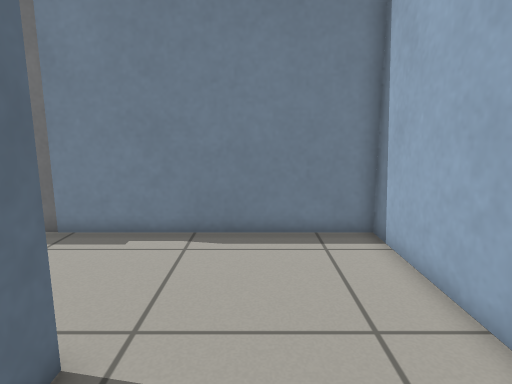
view 1 (above)

23 first-person views from a walk through a Gazebo world. The camera is 0.81 m above the floor, tilts 10° down and sees 75° across. The floor is counted in squares, 0.25 m on a side. Each view is taken from the middle of a square. On the plan, view 1 faces up. The plan holds only what a view shows up to about 20 squares ahead; the rest is blank.

view 2
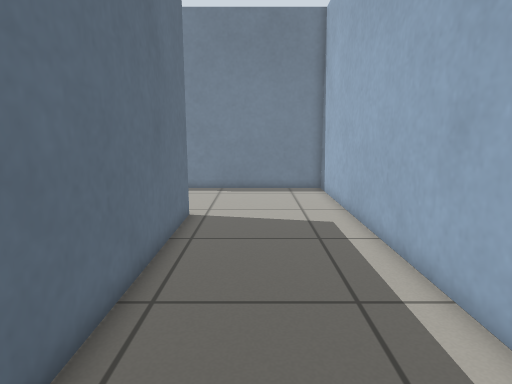

view 3
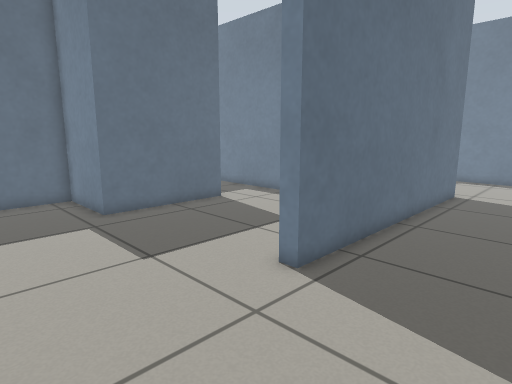

view 4
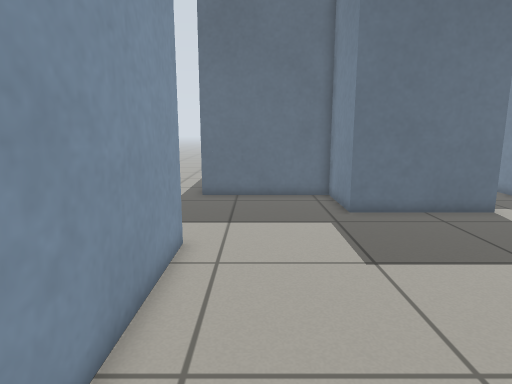

view 5
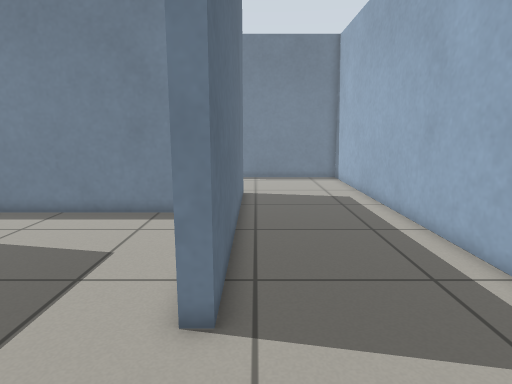

view 6
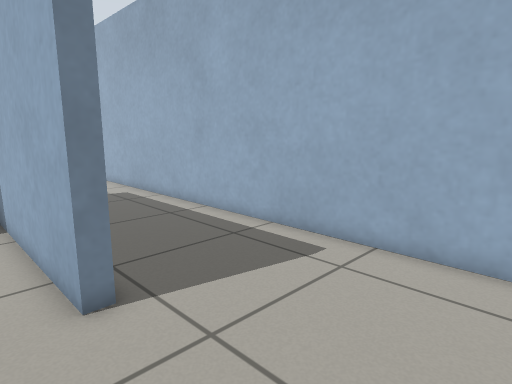

view 7
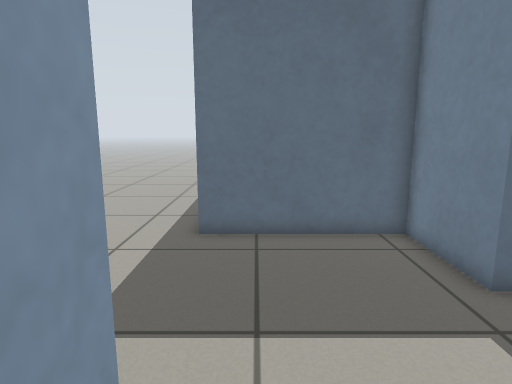

view 8
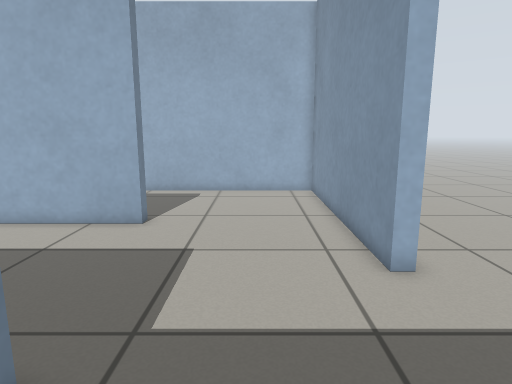

view 9
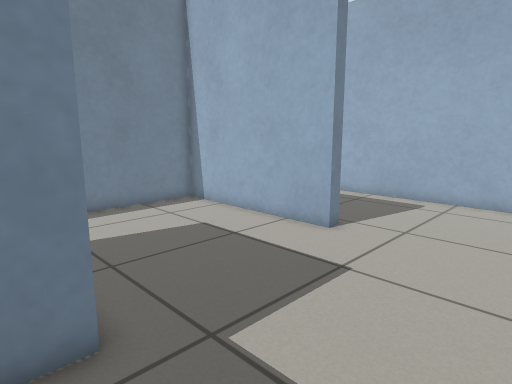

view 10
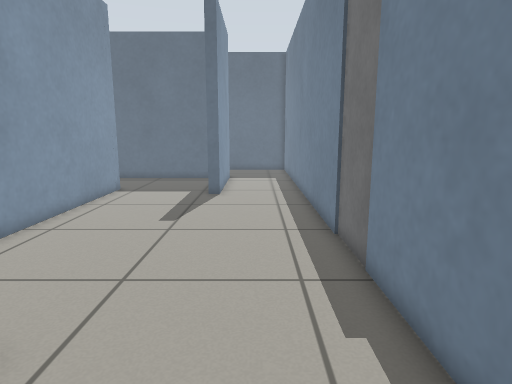

view 11
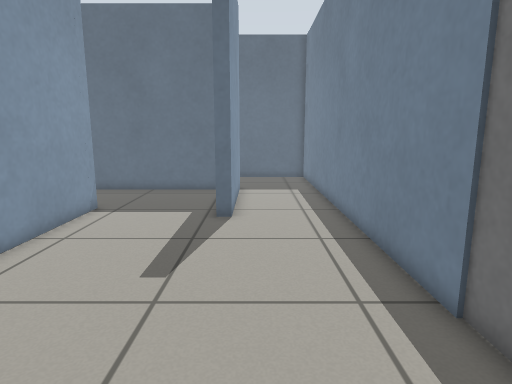

view 12
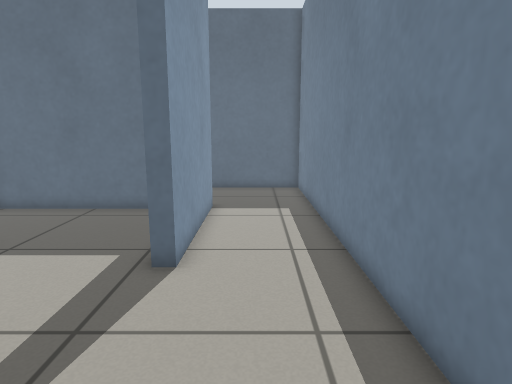

view 13
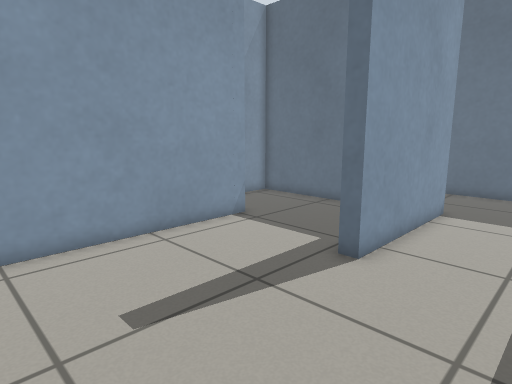

view 14
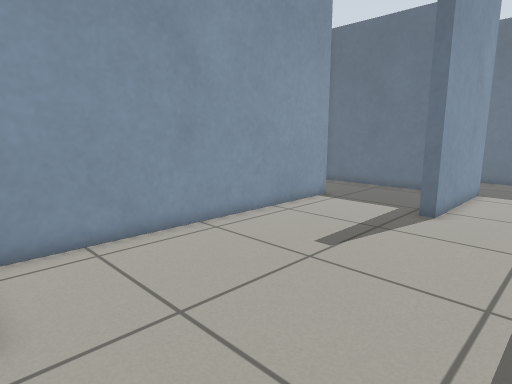

view 15
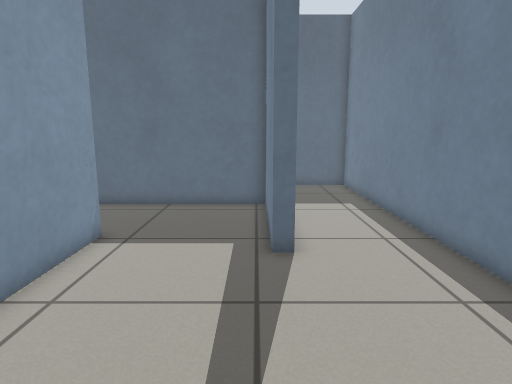

view 16
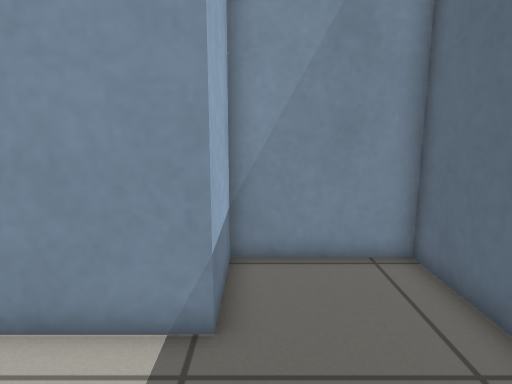

view 17
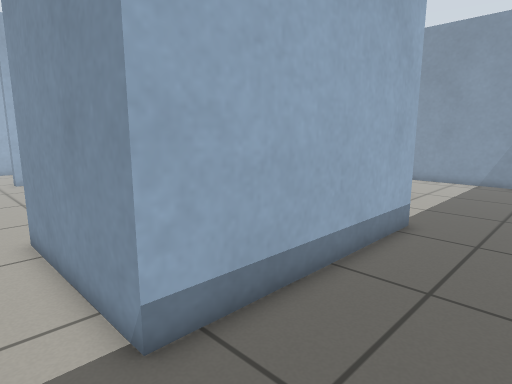

view 18
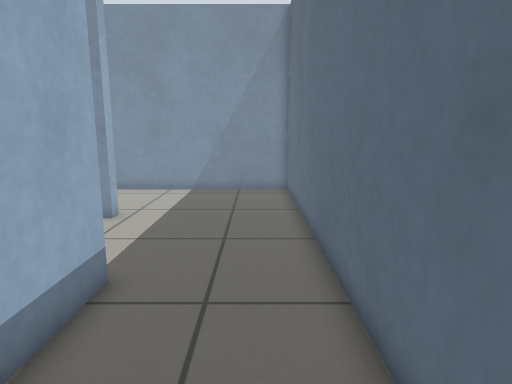

view 19
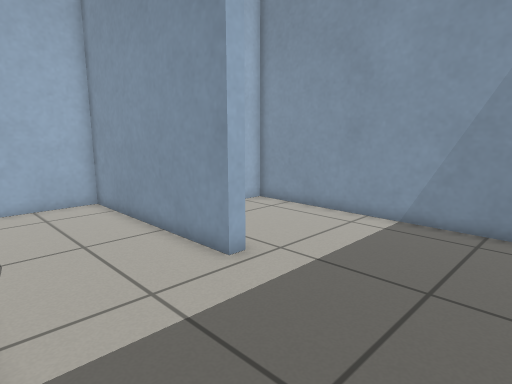

view 20
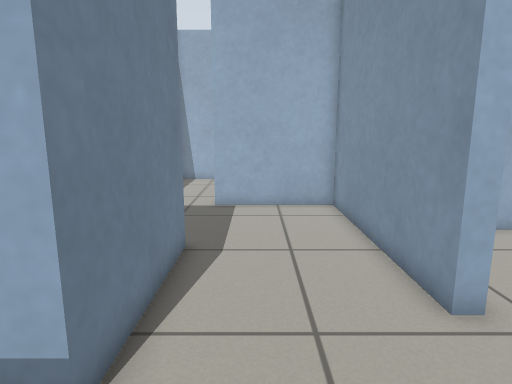

view 21
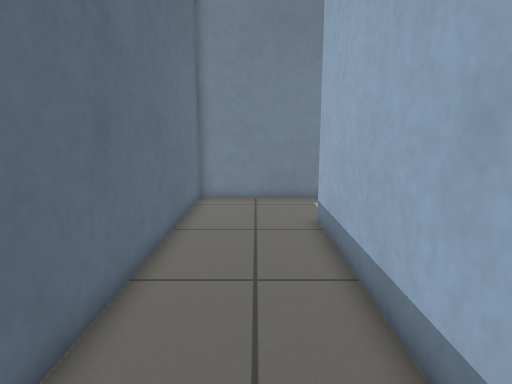

view 22
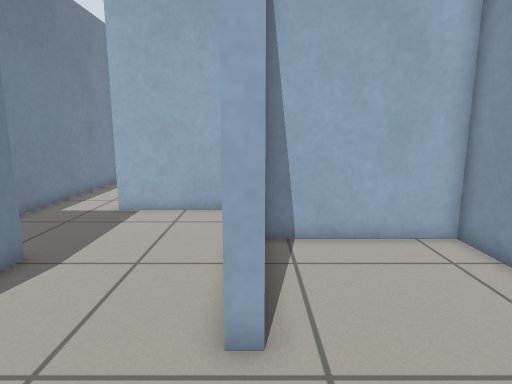

view 23
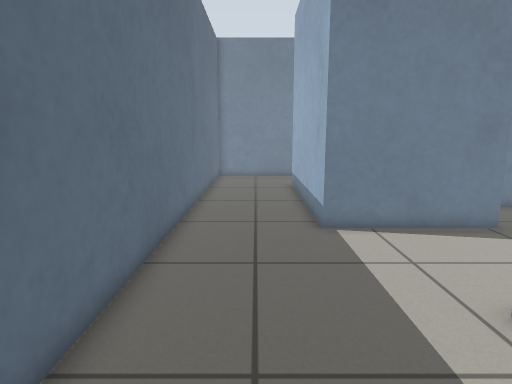

### Floor plan
Points are (right, up) in squares from view 1. A wall is a line through its corners. A room is listed if a view was taken in it or the views show most of it. See-through windows are left out.
Room 1 (views 1, 2, 3, 4, 5, 6, 7, 8, 9, 10, 14)
walls: (-11.5, -4) (-11.5, -10.1) (-15.4, -10.1) (-15.4, -16.9); (-7.5, -16.9) (-7.5, -16.2) (3.9, -16.2) (3.9, 10.6) (-3.5, 10.6); (-2.7, 4.1) (-2.7, -8.9) (-3.3, -8.9) (-3.3, -0.6) (-11.4, -0.6)
ways out: opening at (-3, 7.5) to room 2; opening at (-12, -2.5) to room 4; opening at (-8, -18)
Room 2 (views 11, 12, 13, 15)
walls: (-9.4, 10.6) (-25.6, 10.6); (-16.6, 0.1) (-4, 0.1); (-3.3, 3.6) (-3.3, 4.1); (-3.5, 10.6) (-6.5, 10.6); (-23.7, 6) (-16.7, 6) (-16.7, 5.5)
ways out: opening at (-3, 7.5) to room 1; opening at (-17.5, 3) to room 3; opening at (-25.8, 8.5) to room 4
objects: door leaf (-9, 11) to (-7, 11)
Room 3 (view 16)
walls: (-16.7, 5.5) (-23.1, 5.5) (-23.1, -3.4) (-18.3, -3.4) (-18.3, 0.1) (-16.6, 0.1)
ways out: opening at (-17.5, 3) to room 2
Room 4 (views 17, 18, 19, 20, 21, 22, 23)
walls: (-21.5, -10.2) (-21.5, -9.5) (-12.1, -9.5) (-12.1, -4.1); (-17.6, -4) (-23.7, -4) (-23.7, 6); (-14.8, -0.6) (-16.4, -0.6); (-11.4, -0.6) (-13.1, -0.6); (-25.6, 10.6) (-28.8, 10.6) (-28.8, -16.2) (-16, -16.2) (-16, -10.2)
ways out: opening at (-12, -2.5) to room 1; opening at (-25.8, 8.5) to room 2

Positions as (right, up) in squares from view 1, and headings:
1: (0, 0), facing up
2: (0, -9), facing up
3: (2, -15), facing up-left
4: (2, -14), facing left
5: (-2, -14), facing up
6: (-5, -15), facing up-right
7: (-5, -15), facing left
8: (-15, -13), facing right
9: (-13, -15), facing up-right
10: (1, 8), facing left
11: (-4, 7), facing left
12: (-9, 8), facing left
13: (-9, 10), facing down-left
14: (-3, 10), facing down-left
15: (-8, 5), facing left
16: (-19, 5), facing down
17: (-28, 8), facing down-right
18: (-27, 3), facing down
19: (-28, -4), facing down-right
20: (-27, -6), facing right
21: (-26, -6), facing up
22: (-26, -10), facing right
23: (-26, -15), facing up
